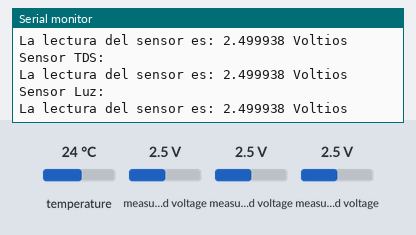
A sketch run on a simulated ESP32. Parts: the last lines printed to the serial monitor. Wiring (inferred from the names in the program): ADS1115 converter at I2C address 0x49. The inputs (shaded band) are chosen by the test bench; at power-on: temperature 24 °C, measured voltage 2.5 V. No radio packets arrive unless stated.

Above: at 5.8 s.
5.9 s: temperature set to 12 °C
At 9.0 s:
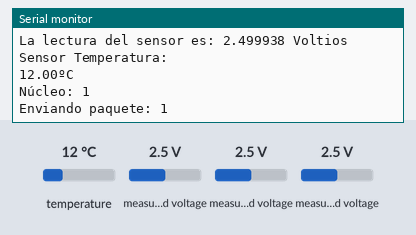
11.9 s: measured voltage (sensor 200) set to 0.1 V
At 12.8 s:
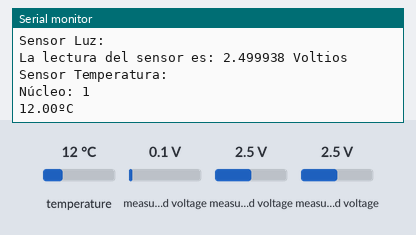
17.9 s: measured voltage (sensor 201) set to 1.2 V
At 23.7 s:
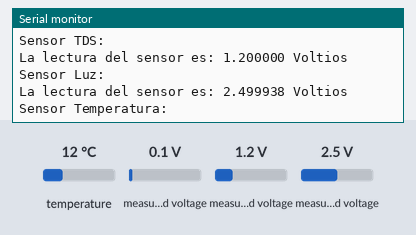
23.9 s: measured voltage (sensor 202) set to 3.8 V
At 28.8 s:
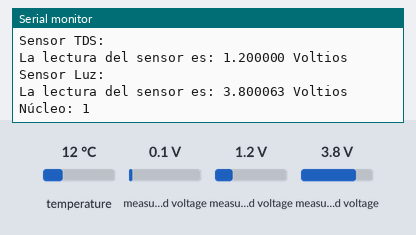
29.9 s: temperature set to 19 °C
At 31.5 s:
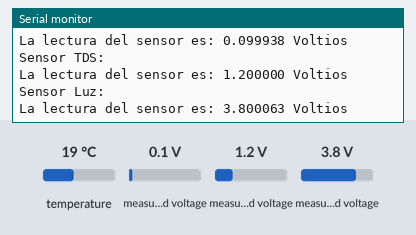
35.9 s: measured voltage (sensor 200) set to 4.9 V
At 36.8 s:
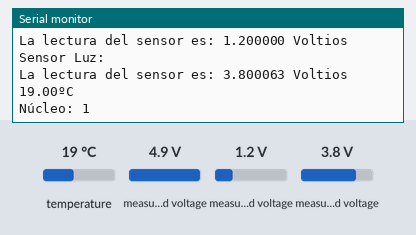
Timing chart, 0 to 38.9 s (numbered marks = the images above; inputs shaded):
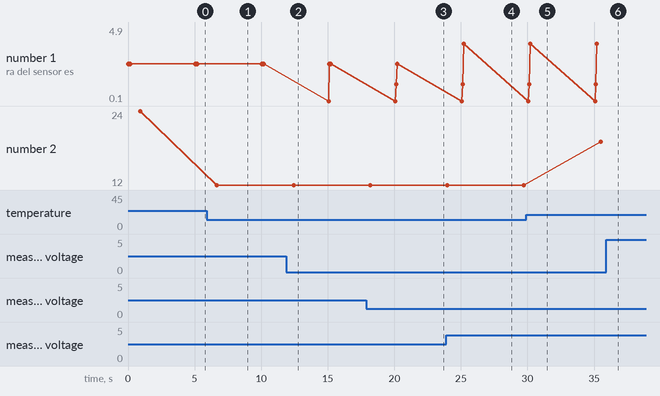

Measured:
- after the input at 5.9 s, the serial monitor: prints a new line after 0.77 s (image 1)
- after the input at 17.9 s, the serial monitor: prints a new line after 2.2 s (image 3)
- after the input at 23.9 s, the serial monitor: prints a new line after 1.3 s (image 4)
- plotted number 1: 2.5 → 3.8 after the input at 23.9 s
- plotted number 2: 24 → 12 after the input at 5.9 s, 12 → 19 after the input at 29.9 s

The sketch:

tecnocrops_main_libraries.ino
```cpp
#include <ControladorLora.h> //Libreria controlar LoRa
#include <ConversorADS1115.h> //Librería conversor ADS1115
#include <OneWire.h> //Librerías  sensor temperatura agua
#include <DallasTemperature.h> //Sensor temperatura agua

/*Creación de tareas*/
TaskHandle_t Tarea1; //Manejador de la tarea u objeto PH
TaskHandle_t Tarea2; //Manejador de la tarea u objeto TDS
TaskHandle_t Tarea3; //Manejador de la tarea u objeto Temperatura Agua
TaskHandle_t Tarea4; //Manejador de la tarea u objeto Luz
TaskHandle_t Tarea5; //Manejador de la tarea u objeto LoRa

int contador; //Cuenta las emisiones lora
double temperatura, pH, tds, luz; //Almacena los valores de las variables a medir
uint16_t confReg;  //Almacena la configuración de registro
const int oneWireBus = 13; // GPIO where the DS18B20 is connected to

OneWire oneWire(oneWireBus);// Setup a oneWire instance to communicate with any OneWire devices
DallasTemperature sensors(&oneWire); // Pass our oneWire reference to Dallas Temperature sensor
ConversorADS1115 conversor1; //Instancia el objeto conversor
ControladorLora controlador1; //Instancia el objeto controlador de LoRa

void setup() {
  Serial.begin(9600);
  sensors.begin(); // Start the DS18B20 sensor
  conversor1.configuracionInicialAds(4); //Escribe el registro para leer pH en el A0
  conversor1.configurarADS1115(); // Configura el ads con el nuevo registro
  controlador1.verificarConexion(); //Verifica conexión LoRa


  xTaskCreatePinnedToCore(
    lectura_pH,//Función que implementa la tarea
    "Tarea1", //Nombre de la tarea
    10000, //Tamaño de la pila en palabras
    NULL, //Parámetros de entrada de la tarea
    10, //Prioridad de la tarea (0 es la más baja)
    &Tarea1, //Objeto creado para la tarea
    0); //Núcleo en el cual correrá la tarea

   xTaskCreatePinnedToCore(
    lectura_TDS,//Función que implementa la tarea
    "Tarea2", //Nombre de la tarea
    10000, //Tamaño de la pila en palabras
    NULL, //Parámetros de entrada de la tarea
    8, //Prioridad de la tarea (0 es la más baja)
    &Tarea2, //Objeto creado para la tarea
    0); //Núcleo en el cual correrá la tarea

   xTaskCreatePinnedToCore(
    lectura_Temperatura,//Función que implementa la tarea
    "Tarea3", //Nombre de la tarea
    10000, //Tamaño de la pila en palabras
    NULL, //Parámetros de entrada de la tarea
    6, //Prioridad de la tarea (0 es la más baja)
    &Tarea3, //Objeto creado para la tarea
    0); //Núcleo en el cual correrá la tarea

   xTaskCreatePinnedToCore(
    lectura_luz,//Función que implementa la tarea
    "Tarea4", //Nombre de la tarea
    10000, //Tamaño de la pila en palabras
    NULL, //Parámetros de entrada de la tarea
    4, //Prioridad de la tarea (0 es la más baja)
    &Tarea4, //Objeto creado para la tarea
    0); //Núcleo en el cual correrá la tarea

    xTaskCreatePinnedToCore(
    envio_lora,//Función que implementa la tarea
    "Tarea5", //Nombre de la tarea
    10000, //Tamaño de la pila en palabras
    NULL, //Parámetros de entrada de la tarea
    1, //Prioridad de la tarea (0 es la más baja)
    &Tarea5, //Objeto creado para la tarea
    1); //Núcleo en el cual correrá la tarea

    Serial.begin(9600);
}

void loop() {
    Serial.println("Núcleo: "+ String(xPortGetCoreID()));
    delay(4000);
}

void lectura_pH(void * parameter){
  for(;;){
    Serial.println("Sensor PH: ");
    pH = conversor1.obtenerDatos(); //Duelve el valor de la lectura.
    confReg = conversor1.conocerConfiguracion();//Devuelve  el registro de configuración para ver qué entrada está leyendo.
    conversor1.configuracionInicialAds(5); //Escribe el registro para leer tds en el A1
    conversor1.configurarADS1115(); // Configura el ads con el nuevo registro
    Serial.print("La lectura del sensor es: ");
    Serial.print(pH,6);
    Serial.println(" Voltios");
    conversor1.reestablecerValores(); //Limpia los valores de la lectura pH
    delay(5000);
  }
}

void lectura_TDS(void * parameter){
  for(;;){
    Serial.println("Sensor TDS: ");
    tds = conversor1.obtenerDatos(); //Obtiene el valor de la lectura.
    /*conversion_tds();*/
    confReg = conversor1.conocerConfiguracion();//Devuelve registro de configuración para ver qué entrada está leyendo.
    conversor1.configuracionInicialAds(6); //Escribe el registro para leer luz en el A2
    conversor1.configurarADS1115(); // Configura el ads con el nuevo registro
    Serial.print("La lectura del sensor es: ");
    Serial.print(tds,6);
    Serial.println(" Voltios");
    conversor1.reestablecerValores();
    delay(5000);
  }
}

void lectura_luz(void * parameter){
  for(;;){
    Serial.println("Sensor Luz: ");
    luz = conversor1.obtenerDatos(); //Obtiene el valor de la lectura.
    confReg = conversor1.conocerConfiguracion();//Devuelve registro de configuración para ver qué entrada está leyendo.
    conversor1.configuracionInicialAds(4); //Escribe el registro para leer pH en A0
    conversor1.configurarADS1115(); // Configura el ads con el nuevo registro
    Serial.print("La lectura del sensor es: ");
    Serial.print(luz,6);
    Serial.println(" Voltios");
    conversor1.reestablecerValores();
    delay(5000);
  }
}

void lectura_Temperatura(void * parameter){
  for(;;){
    Serial.println("Sensor Temperatura: ");
    sensors.requestTemperatures();
    float temperatureC = sensors.getTempCByIndex(0);
    Serial.print(temperatureC);
    Serial.println("ºC");
    delay(5000);
  }
}

/*
double conversion_tds(){
  double x=(res*1000)/3.3;
  Serial.println("El valor de PPM es: "+String(x));
}*/

void envio_lora(void * parameter){
  for(;;){
    Serial.print("Enviando paquete: ");
    Serial.println(contador);
    controlador1.iniciarTransmision(); //Inicia transmisión LoRa
    controlador1.enviarDato("p",pH); //Envia dato de pH con encabezado "p"
    delay(2000);
    controlador1.enviarDato("t",tds);
    delay(2000);
    controlador1.enviarDato("m",temperatura);
    delay(2000);
    controlador1.enviarDato("l",luz);
    delay(2000);
    controlador1.finalizarTransmision(); //Finaliza tranmisión LoRa
    contador++;
    luz=0;tds=0;pH=0;temperatura=0;
  }
}
```

ControladorLora.h
```cpp
#ifndef ControladorLora_h
#define ControladorLora_h
#define BAND 915E6

#if (ARDUINO>=100)
  #include "Arduino.h"
#else
  #include "WProgram.h"
#endif


class ControladorLora{

  public:
    ControladorLora(); /*Constructor*/
    void verificarConexion();
    void iniciarTransmision();
    void finalizarTransmision();
    void enviarDato( String y,double x);
};


#endif
```

ConversorADS1115.h
```cpp
#ifndef ConversorADS1115_h
#define ConversorADS1115_h

#include <Wire.h>

#if (ARDUINO>=100)
  #include "Arduino.h"
#else
  #include "WProgram.h"
#endif

class ConversorADS1115{
  public:
   ConversorADS1115(); /* //Constructor*/
   void configuracionInicialAds(uint8_t x);/*//Metodo publico de configuracion bit a bit del conversor*/
   void reestablecerValores();
   void configurarADS1115();
   uint16_t conocerConfiguracion();
   double obtenerDatos();

  private:
   void bit15(uint8_t x);
   void bit14a12(uint8_t y);
   void bit11a9(uint8_t x);
   void bit8(uint8_t x);
   void bit7a5(uint8_t x);
   void bit4(uint8_t x);
   void bit3(uint8_t x);
   void bit2(uint8_t x);
   void bit1a0(uint8_t x);
   void formar2bytes();


    /*//Dirección I2C del ADS115, puede ser 0X48, 0X49, 0X4A, 0X4B*/
   const uint8_t ADS1 = 0x48;  /*//Ground*/
   const uint8_t ADS2 = 0x49;/*//VDD*/
   const uint8_t ADS3 = 0x4A; /*//SDA*/
   const uint8_t ADS4 = 0x4B; /*//SCL*/

    //Registros de acceso
   const uint8_t REGL = 0x00; /* //Registro de conversión*/
   const uint8_t REGC = 0x01;  /*//Registro de configuración del ADS1115*/
   const uint8_t REGLT = 0x02; /*//Registro bajo de disparo de alerta*/
   const uint8_t REGHT = 0x03; /*//Registro alto de disparo de alerta*/

    /*//Variables de los bits a configurar*/
   uint16_t _a;
   uint8_t _b;
   uint8_t _c;
   uint16_t _lec;
   double _res;

};

#endif
```
